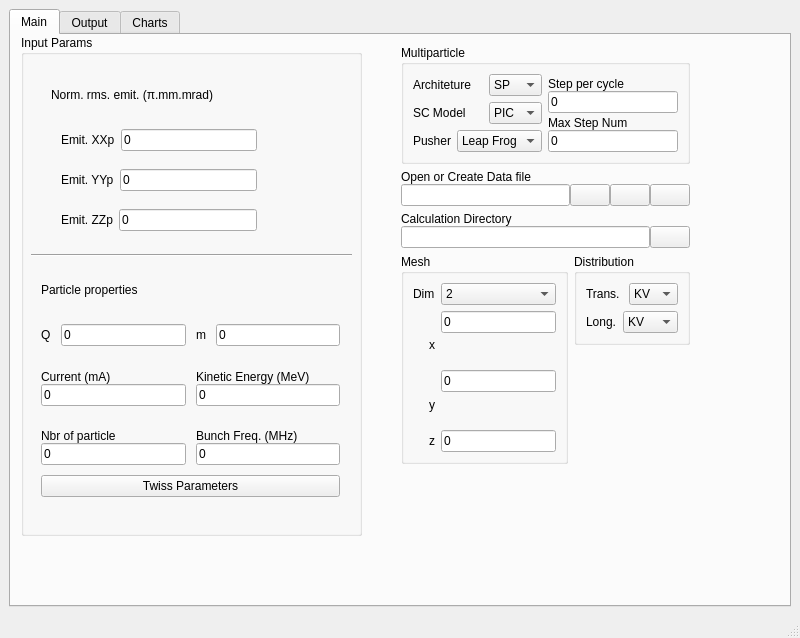
<?xml version="1.0" encoding="UTF-8"?>
<ui version="4.0">
 <class>MainWindow</class>
 <widget class="QMainWindow" name="MainWindow">
  <property name="geometry">
   <rect>
    <x>0</x>
    <y>0</y>
    <width>800</width>
    <height>638</height>
   </rect>
  </property>
  <property name="windowTitle">
   <string>MainWindow</string>
  </property>
  <widget class="QWidget" name="centralwidget">
   <layout class="QGridLayout" name="gridLayout_5">
    <item row="0" column="0">
     <widget class="QTabWidget" name="tabWidget">
      <property name="minimumSize">
       <size>
        <width>771</width>
        <height>501</height>
       </size>
      </property>
      <property name="currentIndex">
       <number>0</number>
      </property>
      <property name="iconSize">
       <size>
        <width>32</width>
        <height>32</height>
       </size>
      </property>
      <widget class="QWidget" name="tab">
       <attribute name="title">
        <string>Main</string>
       </attribute>
       <widget class="QGroupBox" name="groupBox">
        <property name="geometry">
         <rect>
          <x>10</x>
          <y>0</y>
          <width>341</width>
          <height>501</height>
         </rect>
        </property>
        <property name="title">
         <string>Input Params</string>
        </property>
        <widget class="QLabel" name="label">
         <property name="geometry">
          <rect>
           <x>30</x>
           <y>50</y>
           <width>201</width>
           <height>20</height>
          </rect>
         </property>
         <property name="text">
          <string>Norm. rms. emit. (π.mm.mrad)</string>
         </property>
        </widget>
        <widget class="Line" name="line">
         <property name="geometry">
          <rect>
           <x>10</x>
           <y>210</y>
           <width>321</width>
           <height>20</height>
          </rect>
         </property>
         <property name="orientation">
          <enum>Qt::Horizontal</enum>
         </property>
        </widget>
        <widget class="QWidget" name="layoutWidget">
         <property name="geometry">
          <rect>
           <x>40</x>
           <y>90</y>
           <width>196</width>
           <height>30</height>
          </rect>
         </property>
         <layout class="QHBoxLayout" name="horizontalLayout">
          <item>
           <widget class="QLabel" name="label_2">
            <property name="text">
             <string>Emit. XXp</string>
            </property>
            <property name="buddy">
             <cstring>emitXEdit</cstring>
            </property>
           </widget>
          </item>
          <item>
           <widget class="QLineEdit" name="emitXEdit">
            <property name="text">
             <string>0</string>
            </property>
            <property name="placeholderText">
             <string/>
            </property>
           </widget>
          </item>
         </layout>
        </widget>
        <widget class="QWidget" name="layoutWidget">
         <property name="geometry">
          <rect>
           <x>40</x>
           <y>130</y>
           <width>196</width>
           <height>30</height>
          </rect>
         </property>
         <layout class="QHBoxLayout" name="horizontalLayout_2">
          <item>
           <widget class="QLabel" name="label_3">
            <property name="text">
             <string>Emit. YYp</string>
            </property>
            <property name="buddy">
             <cstring>emitYEdit</cstring>
            </property>
           </widget>
          </item>
          <item>
           <widget class="QLineEdit" name="emitYEdit">
            <property name="text">
             <string>0</string>
            </property>
            <property name="placeholderText">
             <string/>
            </property>
           </widget>
          </item>
         </layout>
        </widget>
        <widget class="QWidget" name="layoutWidget">
         <property name="geometry">
          <rect>
           <x>40</x>
           <y>170</y>
           <width>196</width>
           <height>30</height>
          </rect>
         </property>
         <layout class="QHBoxLayout" name="horizontalLayout_3">
          <item>
           <widget class="QLabel" name="label_4">
            <property name="text">
             <string>Emit. ZZp</string>
            </property>
            <property name="buddy">
             <cstring>emitZEdit</cstring>
            </property>
           </widget>
          </item>
          <item>
           <widget class="QLineEdit" name="emitZEdit">
            <property name="text">
             <string>0</string>
            </property>
            <property name="placeholderText">
             <string/>
            </property>
           </widget>
          </item>
         </layout>
        </widget>
        <widget class="QWidget" name="layoutWidget">
         <property name="geometry">
          <rect>
           <x>20</x>
           <y>230</y>
           <width>299</width>
           <height>232</height>
          </rect>
         </property>
         <layout class="QGridLayout" name="gridLayout_2">
          <property name="spacing">
           <number>10</number>
          </property>
          <item row="0" column="0">
           <widget class="QLabel" name="label_7">
            <property name="text">
             <string>Particle properties</string>
            </property>
           </widget>
          </item>
          <item row="1" column="0">
           <layout class="QHBoxLayout" name="horizontalLayout_4">
            <item>
             <widget class="QLabel" name="label_5">
              <property name="text">
               <string>Q</string>
              </property>
              <property name="buddy">
               <cstring>chargeEdit</cstring>
              </property>
             </widget>
            </item>
            <item>
             <widget class="QLineEdit" name="chargeEdit">
              <property name="text">
               <string>0</string>
              </property>
             </widget>
            </item>
           </layout>
          </item>
          <item row="1" column="1">
           <layout class="QHBoxLayout" name="horizontalLayout_5">
            <item>
             <widget class="QLabel" name="label_6">
              <property name="text">
               <string>m</string>
              </property>
              <property name="buddy">
               <cstring>massEdit</cstring>
              </property>
             </widget>
            </item>
            <item>
             <widget class="QLineEdit" name="massEdit">
              <property name="text">
               <string>0</string>
              </property>
             </widget>
            </item>
           </layout>
          </item>
          <item row="2" column="0">
           <layout class="QVBoxLayout" name="verticalLayout">
            <property name="spacing">
             <number>0</number>
            </property>
            <item>
             <widget class="QLabel" name="label_9">
              <property name="text">
               <string>Current (mA)</string>
              </property>
              <property name="alignment">
               <set>Qt::AlignBottom|Qt::AlignLeading|Qt::AlignLeft</set>
              </property>
             </widget>
            </item>
            <item>
             <widget class="QLineEdit" name="currentEdit">
              <property name="text">
               <string>0</string>
              </property>
             </widget>
            </item>
           </layout>
          </item>
          <item row="2" column="1">
           <layout class="QVBoxLayout" name="verticalLayout_2">
            <property name="spacing">
             <number>0</number>
            </property>
            <item>
             <widget class="QLabel" name="label_8">
              <property name="text">
               <string>Kinetic Energy (MeV)</string>
              </property>
              <property name="alignment">
               <set>Qt::AlignBottom|Qt::AlignLeading|Qt::AlignLeft</set>
              </property>
             </widget>
            </item>
            <item>
             <widget class="QLineEdit" name="kineticEnergyEdit">
              <property name="text">
               <string>0</string>
              </property>
             </widget>
            </item>
           </layout>
          </item>
          <item row="3" column="0">
           <layout class="QVBoxLayout" name="verticalLayout_3">
            <property name="spacing">
             <number>0</number>
            </property>
            <item>
             <widget class="QLabel" name="label_10">
              <property name="text">
               <string>Nbr of particle</string>
              </property>
              <property name="alignment">
               <set>Qt::AlignBottom|Qt::AlignLeading|Qt::AlignLeft</set>
              </property>
             </widget>
            </item>
            <item>
             <widget class="QLineEdit" name="nbrOfParticleEdit">
              <property name="text">
               <string>0</string>
              </property>
             </widget>
            </item>
           </layout>
          </item>
          <item row="3" column="1">
           <layout class="QVBoxLayout" name="verticalLayout_4">
            <property name="spacing">
             <number>0</number>
            </property>
            <item>
             <widget class="QLabel" name="label_11">
              <property name="text">
               <string>Bunch Freq. (MHz)</string>
              </property>
              <property name="alignment">
               <set>Qt::AlignBottom|Qt::AlignLeading|Qt::AlignLeft</set>
              </property>
             </widget>
            </item>
            <item>
             <widget class="QLineEdit" name="freqEdit">
              <property name="text">
               <string>0</string>
              </property>
             </widget>
            </item>
           </layout>
          </item>
          <item row="4" column="0" colspan="2">
           <widget class="QPushButton" name="twissBtn">
            <property name="sizePolicy">
             <sizepolicy hsizetype="Minimum" vsizetype="Fixed">
              <horstretch>1</horstretch>
              <verstretch>0</verstretch>
             </sizepolicy>
            </property>
            <property name="text">
             <string>Twiss Parameters</string>
            </property>
           </widget>
          </item>
         </layout>
        </widget>
       </widget>
       <widget class="QWidget" name="layoutWidget">
        <property name="geometry">
         <rect>
          <x>390</x>
          <y>10</y>
          <width>289</width>
          <height>419</height>
         </rect>
        </property>
        <layout class="QVBoxLayout" name="verticalLayout_8">
         <item>
          <widget class="QGroupBox" name="groupBox_2">
           <property name="title">
            <string>Multiparticle</string>
           </property>
           <layout class="QHBoxLayout" name="horizontalLayout_6">
            <item>
             <layout class="QGridLayout" name="gridLayout">
              <item row="0" column="0" colspan="2">
               <widget class="QLabel" name="label_14">
                <property name="text">
                 <string>Architeture</string>
                </property>
               </widget>
              </item>
              <item row="0" column="2">
               <widget class="QComboBox" name="archCb">
                <property name="currentText">
                 <string>SP</string>
                </property>
                <item>
                 <property name="text">
                  <string>SP</string>
                 </property>
                </item>
                <item>
                 <property name="text">
                  <string>MP</string>
                 </property>
                </item>
               </widget>
              </item>
              <item row="1" column="0" colspan="2">
               <widget class="QLabel" name="label_15">
                <property name="text">
                 <string>SC Model</string>
                </property>
               </widget>
              </item>
              <item row="1" column="2">
               <widget class="QComboBox" name="scModelCb">
                <item>
                 <property name="text">
                  <string>PIC</string>
                 </property>
                </item>
                <item>
                 <property name="text">
                  <string>P2P</string>
                 </property>
                </item>
               </widget>
              </item>
              <item row="2" column="0">
               <widget class="QLabel" name="label_16">
                <property name="text">
                 <string>Pusher</string>
                </property>
               </widget>
              </item>
              <item row="2" column="1" colspan="2">
               <widget class="QComboBox" name="pushCb">
                <item>
                 <property name="text">
                  <string>Leap Frog</string>
                 </property>
                </item>
                <item>
                 <property name="text">
                  <string>RK4</string>
                 </property>
                </item>
               </widget>
              </item>
             </layout>
            </item>
            <item>
             <layout class="QVBoxLayout" name="verticalLayout_7">
              <property name="spacing">
               <number>0</number>
              </property>
              <item>
               <widget class="QLabel" name="label_17">
                <property name="text">
                 <string>Step per cycle</string>
                </property>
                <property name="alignment">
                 <set>Qt::AlignBottom|Qt::AlignLeading|Qt::AlignLeft</set>
                </property>
               </widget>
              </item>
              <item>
               <widget class="QLineEdit" name="stepCycleEdit">
                <property name="text">
                 <string>0</string>
                </property>
               </widget>
              </item>
              <item>
               <widget class="QLabel" name="label_22">
                <property name="text">
                 <string>Max Step Num</string>
                </property>
                <property name="alignment">
                 <set>Qt::AlignBottom|Qt::AlignLeading|Qt::AlignLeft</set>
                </property>
               </widget>
              </item>
              <item>
               <widget class="QLineEdit" name="maxStepNumEdit">
                <property name="text">
                 <string>0</string>
                </property>
               </widget>
              </item>
             </layout>
            </item>
           </layout>
          </widget>
         </item>
         <item>
          <layout class="QVBoxLayout" name="verticalLayout_5">
           <property name="spacing">
            <number>0</number>
           </property>
           <item>
            <widget class="QLabel" name="label_12">
             <property name="text">
              <string>Open or Create Data file</string>
             </property>
            </widget>
           </item>
           <item>
            <layout class="QHBoxLayout" name="horizontalLayout_7">
             <item>
              <widget class="QLineEdit" name="dataFileEdit">
               <property name="text">
                <string/>
               </property>
              </widget>
             </item>
             <item>
              <widget class="QPushButton" name="dataOpenBtn">
               <property name="text">
                <string/>
               </property>
               <property name="icon">
                <iconset>
                 <selectedon>:/images/open.png</selectedon>
                </iconset>
               </property>
               <property name="iconSize">
                <size>
                 <width>16</width>
                 <height>16</height>
                </size>
               </property>
              </widget>
             </item>
             <item>
              <widget class="QPushButton" name="structSaveBtn">
               <property name="text">
                <string/>
               </property>
               <property name="icon">
                <iconset>
                 <selectedon>:/images/save.png</selectedon>
                </iconset>
               </property>
              </widget>
             </item>
             <item>
              <widget class="QPushButton" name="dataNewBtn">
               <property name="text">
                <string/>
               </property>
               <property name="icon">
                <iconset>
                 <selectedon>:/images/new.png</selectedon>
                </iconset>
               </property>
               <property name="iconSize">
                <size>
                 <width>16</width>
                 <height>16</height>
                </size>
               </property>
              </widget>
             </item>
            </layout>
           </item>
          </layout>
         </item>
         <item>
          <layout class="QVBoxLayout" name="verticalLayout_6">
           <property name="spacing">
            <number>0</number>
           </property>
           <item>
            <widget class="QLabel" name="label_13">
             <property name="text">
              <string>Calculation Directory</string>
             </property>
            </widget>
           </item>
           <item>
            <layout class="QHBoxLayout" name="horizontalLayout_8">
             <item>
              <widget class="QLineEdit" name="resultDirEdit">
               <property name="text">
                <string/>
               </property>
              </widget>
             </item>
             <item>
              <widget class="QPushButton" name="resultOpenBtn">
               <property name="text">
                <string/>
               </property>
               <property name="icon">
                <iconset>
                 <selectedon>:/images/open.png</selectedon>
                </iconset>
               </property>
               <property name="iconSize">
                <size>
                 <width>24</width>
                 <height>24</height>
                </size>
               </property>
              </widget>
             </item>
            </layout>
           </item>
          </layout>
         </item>
         <item>
          <layout class="QGridLayout" name="gridLayout_7">
           <item row="0" column="0" rowspan="2">
            <widget class="QGroupBox" name="groupBox_3">
             <property name="title">
              <string>Mesh</string>
             </property>
             <layout class="QGridLayout" name="gridLayout_4">
              <item row="0" column="0">
               <widget class="QLabel" name="label_18">
                <property name="text">
                 <string>Dim</string>
                </property>
               </widget>
              </item>
              <item row="0" column="1">
               <widget class="QComboBox" name="dimCb">
                <item>
                 <property name="text">
                  <string>2</string>
                 </property>
                </item>
                <item>
                 <property name="text">
                  <string>3</string>
                 </property>
                </item>
               </widget>
              </item>
              <item row="1" column="0" rowspan="2">
               <widget class="QLabel" name="label_19">
                <property name="text">
                 <string>x</string>
                </property>
                <property name="alignment">
                 <set>Qt::AlignRight|Qt::AlignTrailing|Qt::AlignVCenter</set>
                </property>
               </widget>
              </item>
              <item row="1" column="1">
               <widget class="QLineEdit" name="dimXEdit">
                <property name="text">
                 <string>0</string>
                </property>
               </widget>
              </item>
              <item row="2" column="1" rowspan="2">
               <widget class="QLineEdit" name="dimYEdit">
                <property name="text">
                 <string>0</string>
                </property>
               </widget>
              </item>
              <item row="4" column="1">
               <widget class="QLineEdit" name="dimZEdit">
                <property name="text">
                 <string>0</string>
                </property>
               </widget>
              </item>
              <item row="3" column="0">
               <widget class="QLabel" name="label_20">
                <property name="text">
                 <string>y</string>
                </property>
                <property name="alignment">
                 <set>Qt::AlignRight|Qt::AlignTrailing|Qt::AlignVCenter</set>
                </property>
               </widget>
              </item>
              <item row="4" column="0">
               <widget class="QLabel" name="label_21">
                <property name="text">
                 <string>z</string>
                </property>
                <property name="alignment">
                 <set>Qt::AlignRight|Qt::AlignTrailing|Qt::AlignVCenter</set>
                </property>
               </widget>
              </item>
             </layout>
            </widget>
           </item>
           <item row="0" column="1">
            <widget class="QGroupBox" name="groupBox_4">
             <property name="title">
              <string>Distribution</string>
             </property>
             <layout class="QGridLayout" name="gridLayout_6">
              <item row="0" column="0" colspan="2">
               <widget class="QLabel" name="label_23">
                <property name="text">
                 <string>Trans.</string>
                </property>
               </widget>
              </item>
              <item row="0" column="2">
               <widget class="QComboBox" name="transCb">
                <item>
                 <property name="text">
                  <string>KV</string>
                 </property>
                </item>
                <item>
                 <property name="text">
                  <string>WB</string>
                 </property>
                </item>
                <item>
                 <property name="text">
                  <string>PB</string>
                 </property>
                </item>
                <item>
                 <property name="text">
                  <string>GS</string>
                 </property>
                </item>
               </widget>
              </item>
              <item row="1" column="0">
               <widget class="QLabel" name="label_24">
                <property name="text">
                 <string>Long.</string>
                </property>
               </widget>
              </item>
              <item row="1" column="1" colspan="2">
               <widget class="QComboBox" name="longCb">
                <item>
                 <property name="text">
                  <string>KV</string>
                 </property>
                </item>
                <item>
                 <property name="text">
                  <string>WB</string>
                 </property>
                </item>
                <item>
                 <property name="text">
                  <string>PB</string>
                 </property>
                </item>
                <item>
                 <property name="text">
                  <string>GS</string>
                 </property>
                </item>
               </widget>
              </item>
             </layout>
            </widget>
           </item>
           <item row="1" column="1">
            <spacer name="verticalSpacer">
             <property name="orientation">
              <enum>Qt::Vertical</enum>
             </property>
             <property name="sizeHint" stdset="0">
              <size>
               <width>20</width>
               <height>40</height>
              </size>
             </property>
            </spacer>
           </item>
          </layout>
         </item>
        </layout>
       </widget>
      </widget>
      <widget class="QWidget" name="tab_4">
       <attribute name="title">
        <string>Output</string>
       </attribute>
      </widget>
      <widget class="QWidget" name="tab_2">
       <attribute name="title">
        <string>Charts</string>
       </attribute>
      </widget>
     </widget>
    </item>
   </layout>
  </widget>
  <widget class="QMenuBar" name="menubar">
   <property name="geometry">
    <rect>
     <x>0</x>
     <y>0</y>
     <width>800</width>
     <height>22</height>
    </rect>
   </property>
  </widget>
  <widget class="QStatusBar" name="statusbar"/>
  <action name="saveAction">
   <property name="icon">
    <iconset>
     <selectedon>save.png</selectedon>
    </iconset>
   </property>
   <property name="text">
    <string>&amp;Save</string>
   </property>
   <property name="statusTip">
    <string>Save a file</string>
   </property>
   <property name="shortcut">
    <string>Ctrl+S</string>
   </property>
  </action>
  <action name="openAction">
   <property name="icon">
    <iconset>
     <selectedon>open.png</selectedon>
    </iconset>
   </property>
   <property name="text">
    <string>&amp;Open</string>
   </property>
   <property name="statusTip">
    <string>Open an existing file</string>
   </property>
   <property name="shortcut">
    <string>Ctrl+O</string>
   </property>
  </action>
  <action name="newAction">
   <property name="icon">
    <iconset>
     <selectedon>new.png</selectedon>
    </iconset>
   </property>
   <property name="text">
    <string>&amp;New</string>
   </property>
   <property name="statusTip">
    <string>Create a new file</string>
   </property>
   <property name="shortcut">
    <string>Ctrl+N</string>
   </property>
  </action>
  <action name="saveAsAction">
   <property name="text">
    <string>Save &amp;As</string>
   </property>
   <property name="toolTip">
    <string>Save the project under a new name</string>
   </property>
  </action>
  <action name="exitAction">
   <property name="text">
    <string>E&amp;xit</string>
   </property>
   <property name="toolTip">
    <string>Exit the application</string>
   </property>
   <property name="shortcut">
    <string>Ctrl+Q</string>
   </property>
  </action>
 </widget>
 <resources>
  <include location="../data/application.qrc"/>
 </resources>
 <connections/>
</ui>
